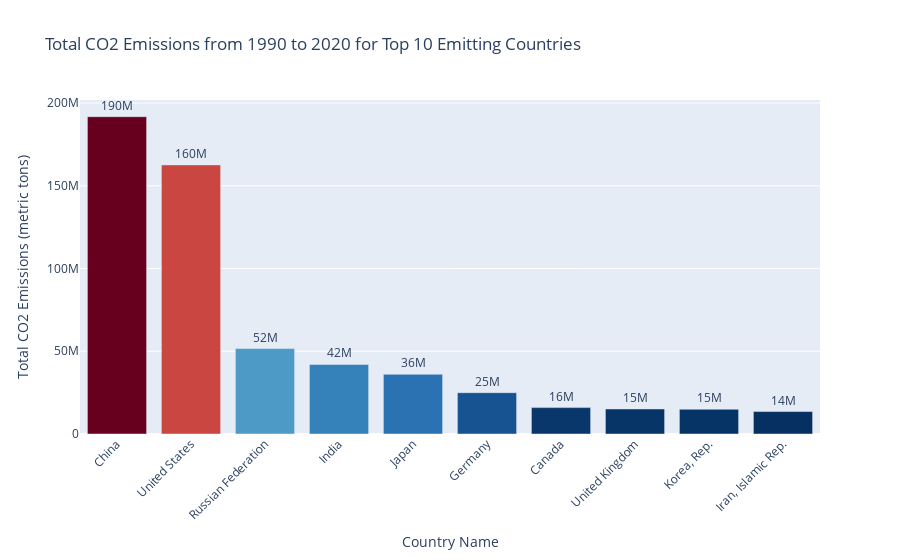

The cell this chart's notebook holds for it:
### Markdown cell above
### Visualization

### Code cell
# Create the bar chart visualization for the sum of CO2 emissions from 1990 to 2020
fig = px.bar(top_emitters,
             x='Country Name',
             y='CO2 Emissions',
             color="CO2 Emissions",
             color_continuous_scale=px.colors.diverging.RdBu_r,
             title='Total CO2 Emissions from 1990 to 2020 for Top 10 Emitting Countries',
             labels={'CO2 Emissions':'Total CO2 Emissions (metric tons)'},
             text='CO2 Emissions')

# Customize the layout for better readability
fig.update_layout(xaxis_tickangle=-45, 
                  yaxis=dict(title='Total CO2 Emissions (metric tons)'),
                  coloraxis_showscale=False)
fig.update_traces(texttemplate='%{text:.2s}', textposition='outside')

# Show the figure
fig.show()

### Figure 1 — Plotly figure (JSON) as saved in the notebook; plotly's stock layout.template omitted (floating-point values rounded to 4 significant figures)
{"data": [{"alignmentgroup": "True", "hovertemplate": "Country Name=%{x}<br>Total CO2 Emissions (metric tons)=%{marker.color}<extra></extra>", "legendgroup": "", "marker": {"color": [191800000.0, 162600000.0, 51650000.0, 42045842, 36090000.0, 24970000.0, 15940000.0, 15130000.0, 14950000.0, 13550000.0], "coloraxis": "coloraxis", "pattern": {"shape": ""}}, "name": "", "offsetgroup": "", "orientation": "v", "showlegend": false, "text": [191800000.0, 162600000.0, 51650000.0, 42045842, 36090000.0, 24970000.0, 15940000.0, 15130000.0, 14950000.0, 13550000.0], "textposition": "outside", "texttemplate": "%{text:.2s}", "type": "bar", "x": ["China", "United States", "Russian Federation", "India", "Japan", "Germany", "Canada", "United Kingdom", "Korea, Rep.", "Iran, Islamic Rep."], "xaxis": "x", "y": [191800000.0, 162600000.0, 51650000.0, 42045842, 36090000.0, 24970000.0, 15940000.0, 15130000.0, 14950000.0, 13550000.0], "yaxis": "y"}], "layout": {"barmode": "relative", "coloraxis": {"colorbar": {"title": {"text": "Total CO2 Emissions (metric tons)"}}, "colorscale": [[0, "rgb(5,48,97)"], [0.1, "rgb(33,102,172)"], [0.2, "rgb(67,147,195)"], [0.3, "rgb(146,197,222)"], [0.4, "rgb(209,229,240)"], [0.5, "rgb(247,247,247)"], [0.6, "rgb(253,219,199)"], [0.7, "rgb(244,165,130)"], [0.8, "rgb(214,96,77)"], [0.9, "rgb(178,24,43)"], [1, "rgb(103,0,31)"]], "showscale": false}, "legend": {"tracegroupgap": 0}, "title": {"text": "Total CO2 Emissions from 1990 to 2020 for Top 10 Emitting Countries"}, "xaxis": {"anchor": "y", "domain": [0, 1], "tickangle": -45, "title": {"text": "Country Name"}}, "yaxis": {"anchor": "x", "domain": [0, 1], "title": {"text": "Total CO2 Emissions (metric tons)"}}}}
